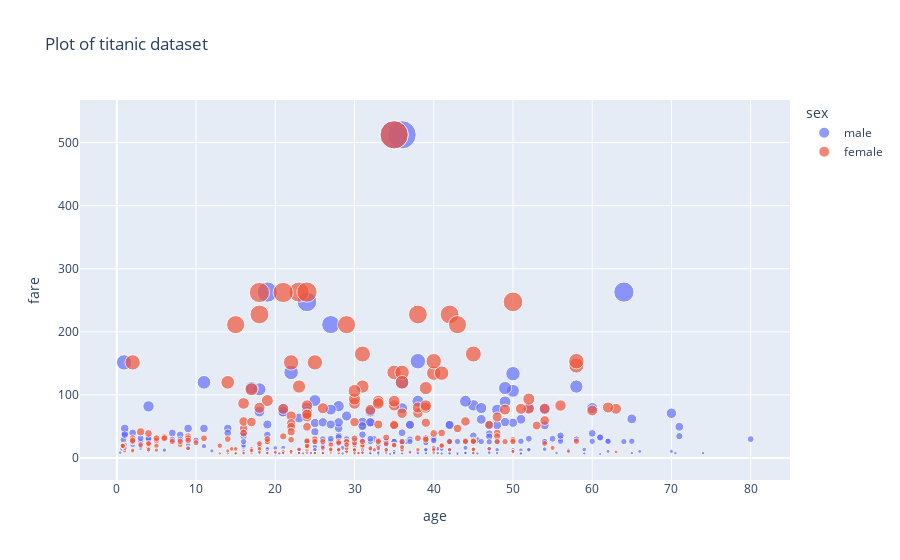

The notebook cell this image was saved under:
### Code cell
#scatter plot of titanic
df=sns.load_dataset('titanic')
fig=px.scatter(df, x='age', y='fare',color='sex' ,size='fare' ,title='Plot of titanic dataset')
fig.show()
fig.write_image("./output/02-scatterplot.png")

### Figure 1 — Plotly figure (JSON) as saved in the notebook; plotly's stock layout.template omitted (floating-point values rounded to 4 significant figures; data arrays with more than 128 entries replaced by an {"elided": "..."} marker saying what was removed)
{"data": [{"hovertemplate": "sex=male<br>age=%{x}<br>fare=%{marker.size}<extra></extra>", "legendgroup": "male", "marker": {"color": "#636efa", "size": {"elided": "577 float values"}, "sizemode": "area", "sizeref": 1.281, "symbol": "circle"}, "mode": "markers", "name": "male", "orientation": "v", "showlegend": true, "type": "scatter", "x": {"elided": "577 float values"}, "xaxis": "x", "y": {"elided": "577 float values"}, "yaxis": "y"}, {"hovertemplate": "sex=female<br>age=%{x}<br>fare=%{marker.size}<extra></extra>", "legendgroup": "female", "marker": {"color": "#EF553B", "size": {"elided": "314 float values"}, "sizemode": "area", "sizeref": 1.281, "symbol": "circle"}, "mode": "markers", "name": "female", "orientation": "v", "showlegend": true, "type": "scatter", "x": {"elided": "314 float values"}, "xaxis": "x", "y": {"elided": "314 float values"}, "yaxis": "y"}], "layout": {"legend": {"itemsizing": "constant", "title": {"text": "sex"}, "tracegroupgap": 0}, "title": {"text": "Plot of titanic dataset"}, "xaxis": {"anchor": "y", "domain": [0, 1], "title": {"text": "age"}}, "yaxis": {"anchor": "x", "domain": [0, 1], "title": {"text": "fare"}}}}
